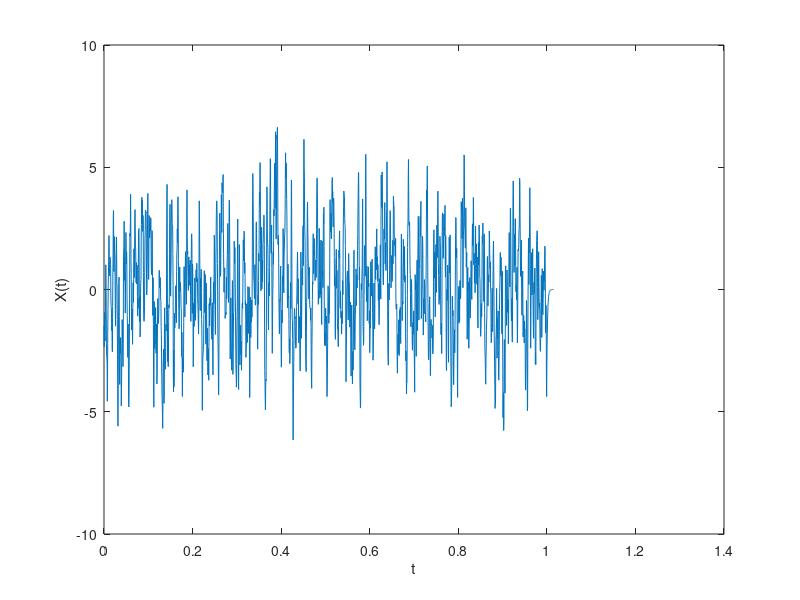
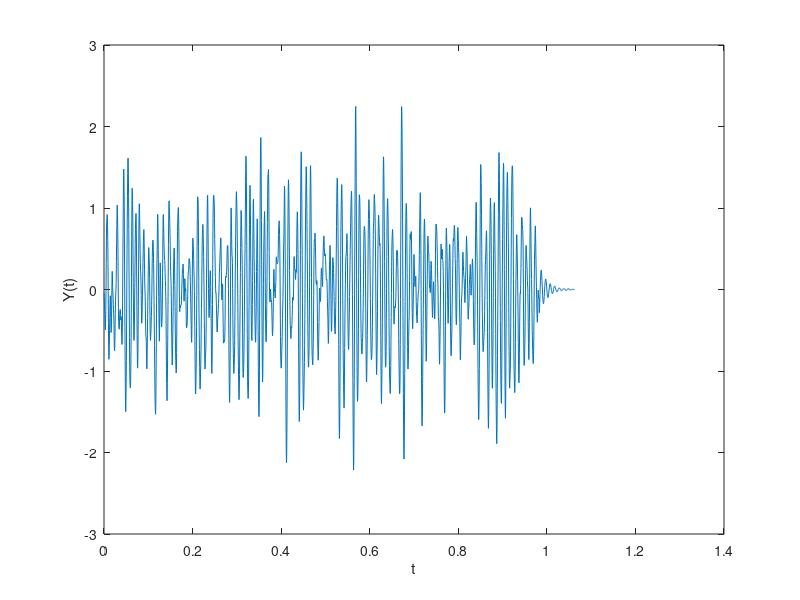

These charts were generated, in order, by the following MATLAB code:
% Útdráttur úr sysxmp5.m úr bók
%% b)
fs=2000;
dt=1/fs;
t2=0:dt:0.016; % 0.016 / dt + 1 = 33 punktar 
hn=exp(-600*t2);
hn(1)=0.5*hn(1); % Helmingsvægi endapunkta
randn('seed',500);
x=sqrt(6000*2000)*randn(1,2000);
n1=dt*conv(hn,x); % Sýni úr inntaki
t=0:dt:(size(n1)(2)-1)*dt;
figure(1);
plot(t,n1);
xlabel('t'); ylabel('X(t)');
%% c)
n=n1(33:1999);
a1=126.28; a2=-62.83; a3=622; a4=-5.76*2*pi/180;
t1=0:dt:0.08;
h=a1*exp(a2*t1).*cos(a3*t1+a4*ones(size(t1)));
y1=dt*conv(h,n);
t=0:dt:(size(y1)(2)-1)*dt;
figure(2);
plot(t,y1);
xlabel('t'); ylabel('Y(t)');
